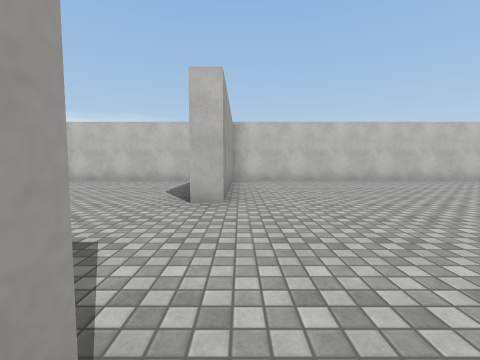
View 1 (above)

24 first-person views from a walk through a 3-D level made in the Unity game engine. The camera is 1.2 m above the floor, tilts 4° down and sees 90° across. The floor is counted in squares, 2 m on a side. Each view is taken from the middle of a square. On the plan, view 1 faces up. The plan holds only what a view shows up to about 9 squares ahead; the rest is blank. The player character is not drawn. Surface patterns are stand-ins for the level's own textures.

View 2
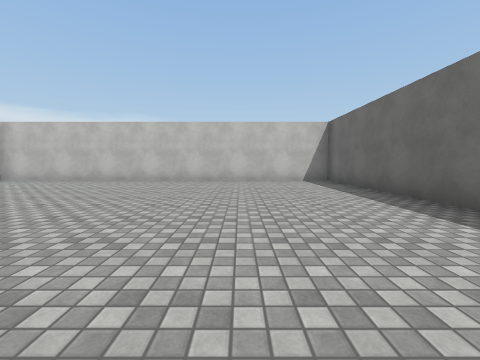

View 3
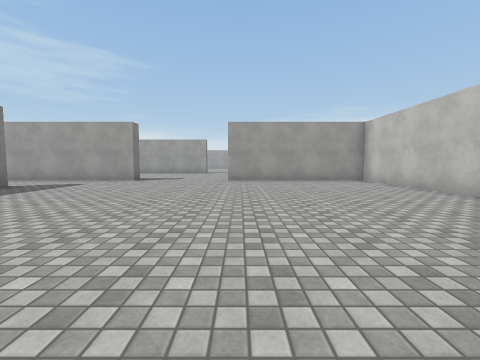

View 4
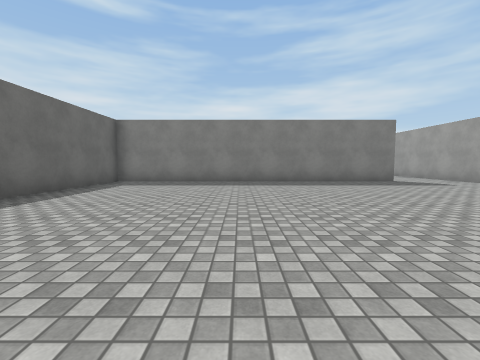

View 5
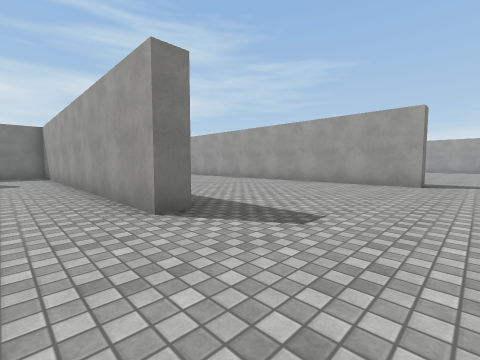

View 6
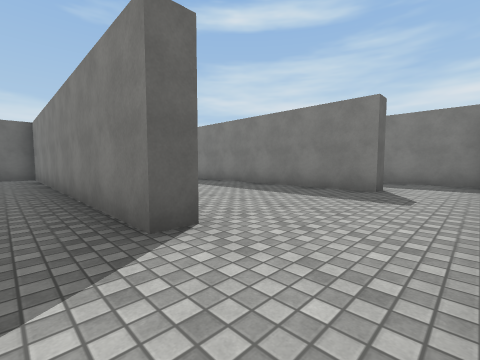

View 7
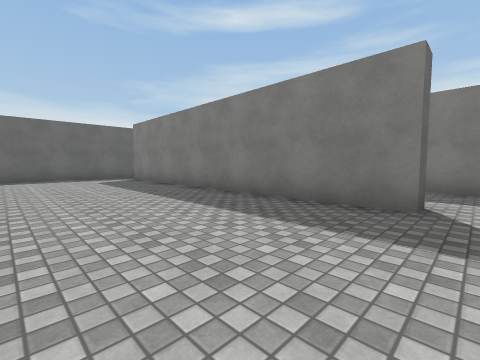

View 8
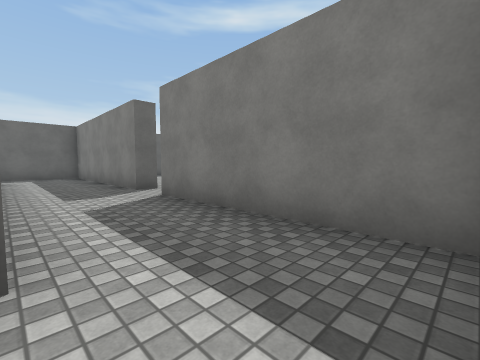

View 9
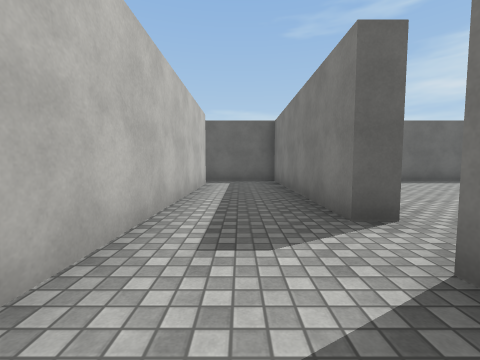

View 10
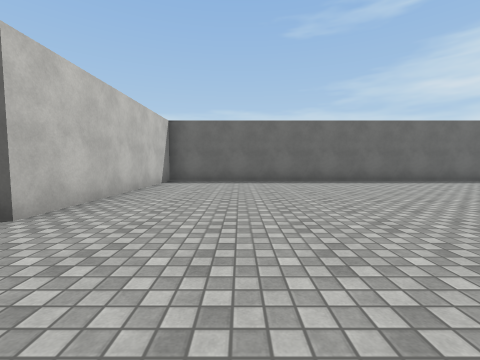

View 11
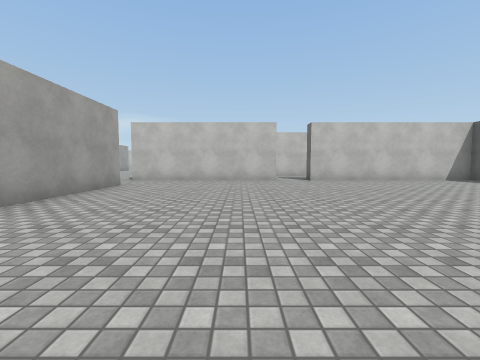

View 12
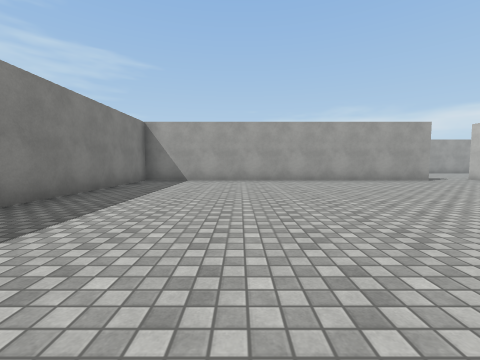

View 13
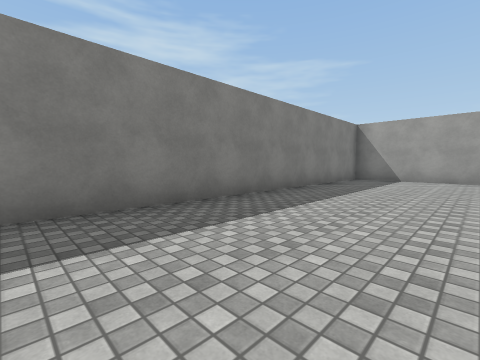

View 14
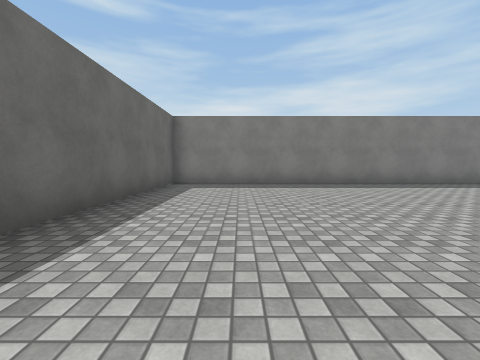

View 15
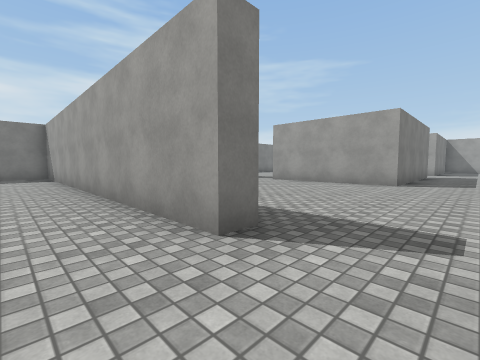

View 16
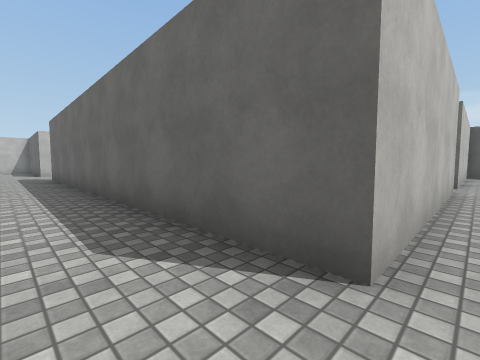

View 17
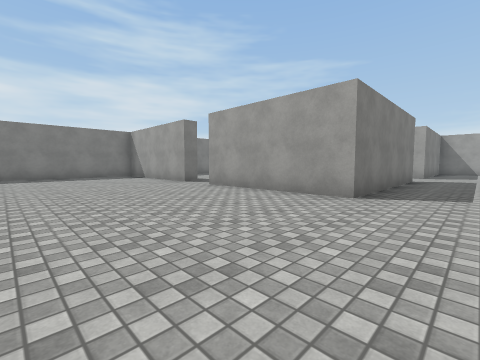

View 18
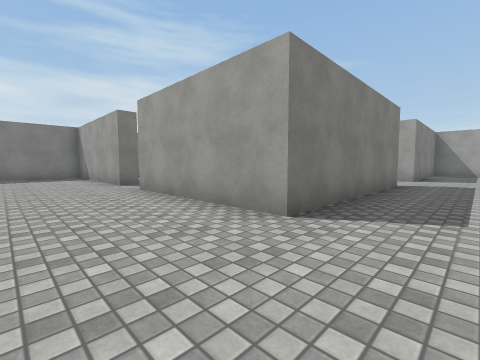

View 19
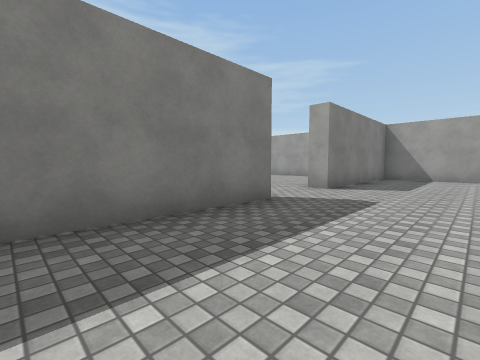

View 20
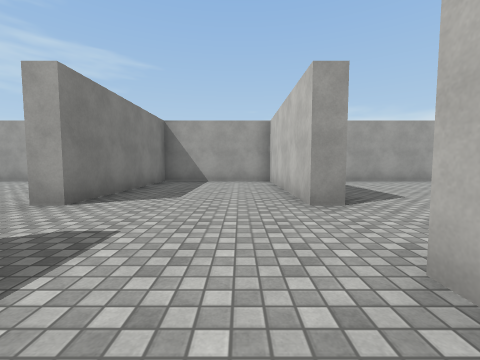

View 21
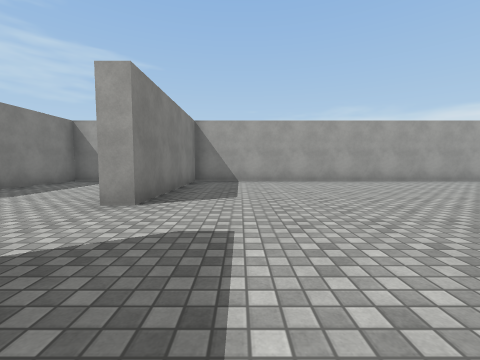

View 22
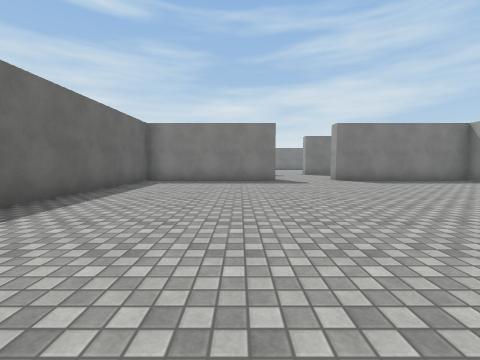

View 23
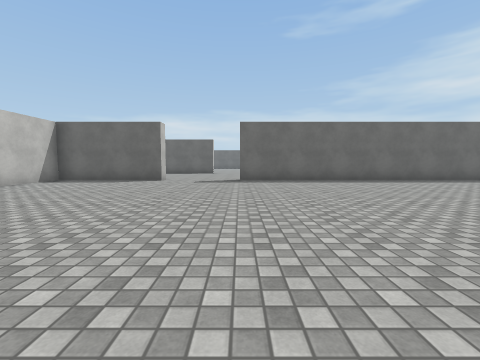

View 24
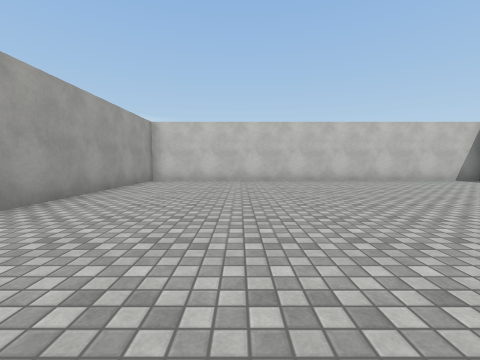

### Floor plan
Points are (right, up) in squares from view 1. A wall is a line through its corners. A room is listed if a view was taken in it or the views show most of it. See-through windows are left out.
Room 1 (views 1, 2, 3, 4, 5, 6)
walls: (1.9, -2.4) (1.9, -1.9) (11, -1.9) (11, 8.2) (-0.3, 8.2) (-0.3, 3.6); (-0.7, 0.4) (-0.3, 0.4) (-0.3, -2.6)
ways out: opening at (0.5, -2) to room 2; opening at (-1, 2) to room 5
Room 2 (views 7, 8)
walls: (1.5, -7.1) (1.5, -6.5) (10, -6.5); (-0.3, -2.6) (-0.3, -7.5); (11, -7) (11, -3)
ways out: opening at (0.5, -2) to room 1; opening at (0.5, -7) to room 3; gap at (10, -7) to room 3
Room 3 (view 9)
walls: (5.4, -9.7) (5.4, -9.2) (11, -9.2) (11, -7); (10, -7) (3.9, -7); (-0.1, -9.2) (4.2, -9.2); (-0.3, -7.5) (-0.3, -8.5)
ways out: opening at (0.5, -7) to room 2; gap at (10, -7) to room 2; opening at (5, -9) to room 4
Room 4 (views 10, 11, 12, 13, 14, 15)
walls: (4.2, -9.7) (-0.7, -9.7); (-0.8, -11.5) (-0.3, -11.5) (-0.3, -21.2) (11, -21.2) (11, -9.7) (5.4, -9.7)
ways out: opening at (5, -9) to room 3; opening at (-1, -10.5) to room 5
Room 5 (views 16, 17, 18, 19, 20, 21, 22, 23, 24)
walls: (-11.4, -7.5) (-6.8, -7.5) (-6.8, 2) (-6.3, 2) (-6.3, -2.5); (-11.4, -11.5) (-6.3, -11.5) (-6.3, -15.5); (-6.2, 4.7) (-6.8, 4.7) (-6.8, 8.2) (-18, 8.2) (-18, -7.5) (-13.4, -7.5) (-13.4, -8) (-18, -8) (-18, -11.5) (-13.4, -11.5) (-13.4, -12); (-0.7, -9.7) (-0.7, 0.4); (-0.3, 3.6) (-0.8, 3.6); (-6.9, -16.8) (-6.3, -16.8) (-6.3, -20.5); (-1.6, 8.2) (-6, 8.2); (-5.6, -21.2) (-2, -21.2)
ways out: opening at (-1, 2) to room 1; opening at (-1, -10.5) to room 4; opening at (-12.5, -12); opening at (-7, -16)

Where each view was taken, in squares from view 1:
view 1: 0 up, 0 right, facing up
view 2: 0 up, 8 right, facing up
view 3: 4 up, 8 right, facing left
view 4: 6 up, 7 right, facing down
view 5: 3 up, 1 right, facing down-left
view 6: 1 down, 0 right, facing down-right
view 7: 3 down, 1 right, facing down-right
view 8: 7 down, 0 right, facing down-right
view 9: 8 down, 3 right, facing right
view 10: 12 down, 3 right, facing right
view 11: 18 down, 3 right, facing up
view 12: 18 down, 8 right, facing left
view 13: 18 down, 9 right, facing down-left
view 14: 14 down, 9 right, facing down
view 15: 10 down, 1 right, facing down-left
view 16: 10 down, 2 left, facing up-right
view 17: 10 down, 2 left, facing down-left
view 18: 10 down, 4 left, facing down-left
view 19: 9 down, 8 left, facing down-left
view 20: 9 down, 10 left, facing left
view 21: 6 down, 10 left, facing left
view 22: 1 up, 10 left, facing down
view 23: 2 up, 15 left, facing right
view 24: 0 up, 15 left, facing up
